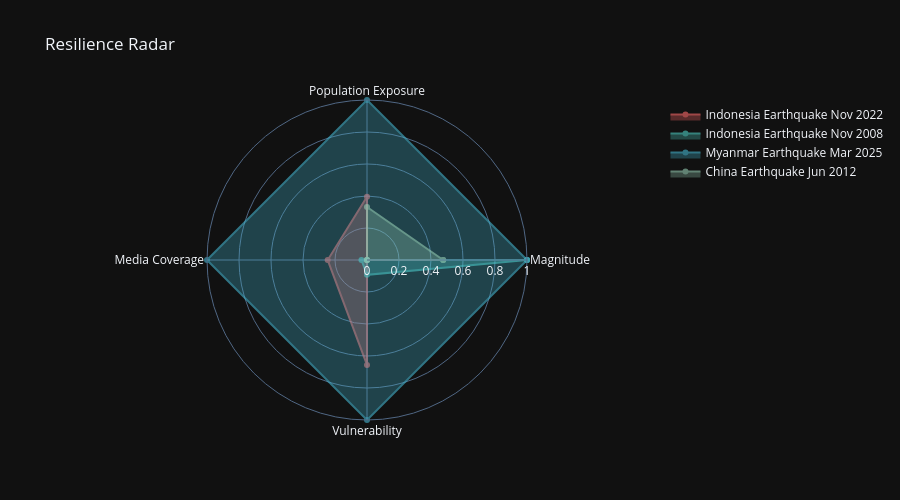

Write notebook code for a chart like this one.
### Markdown cell above
### Resilience Radar Chart

### Code cell
def normalize(val, min_v, max_v):
    if max_v == min_v: return 0.5
    return (val - min_v) / (max_v - min_v)

import math
categories = ['Magnitude', 'Population Exposure', 'Media Coverage', 'Vulnerability']

mags = [v['mag'] for v in vuln_data]
pops = [v['pop'] for v in vuln_data]
reports = [f['reports'] for f in fci_results]
dpms = [v['dpm'] for v in vuln_data]

fig = go.Figure()
event_colors = ['#FF6B6B', '#4ECDC4', '#45B7D1', '#96CEB4']

for i, event in enumerate(disasters):
    v = next(x for x in vuln_data if x['label']==event['label'])
    f = next(x for x in fci_results if x['label']==event['label'])
    vals = [
        normalize(v['mag'], min(mags), max(mags)),
        normalize(math.log1p(v['pop']), math.log1p(min(pops)), math.log1p(max(pops))),
        normalize(f['reports'], min(reports), max(reports)),
        normalize(math.log1p(v['dpm']), math.log1p(min(dpms)), math.log1p(max(dpms))),
    ]
    fig.add_trace(go.Scatterpolar(r=vals+[vals[0]], theta=categories+[categories[0]],
                                  fill='toself', name=event['label'],
                                  line_color=event_colors[i], opacity=0.6))

fig.update_layout(polar=dict(radialaxis=dict(visible=True, range=[0,1])),
                  title='Resilience Radar', template='plotly_dark', height=500)
fig.show()

### Figure 1 — Plotly figure (JSON) as saved in the notebook; plotly's stock layout.template omitted (floating-point values rounded to 4 significant figures)
{"data": [{"fill": "toself", "line": {"color": "#FF6B6B"}, "name": "Indonesia Earthquake Nov 2022", "opacity": 0.6, "r": [0, 0.3949, 0.2457, 0.6556, 0], "theta": ["Magnitude", "Population Exposure", "Media Coverage", "Vulnerability", "Magnitude"], "type": "scatterpolar"}, {"fill": "toself", "line": {"color": "#4ECDC4"}, "name": "Indonesia Earthquake Nov 2008", "opacity": 0.6, "r": [1, 0, 0.0346, 0.09256, 1], "theta": ["Magnitude", "Population Exposure", "Media Coverage", "Vulnerability", "Magnitude"], "type": "scatterpolar"}, {"fill": "toself", "line": {"color": "#45B7D1"}, "name": "Myanmar Earthquake Mar 2025", "opacity": 0.6, "r": [1, 1, 1, 1, 1], "theta": ["Magnitude", "Population Exposure", "Media Coverage", "Vulnerability", "Magnitude"], "type": "scatterpolar"}, {"fill": "toself", "line": {"color": "#96CEB4"}, "name": "China Earthquake Jun 2012", "opacity": 0.6, "r": [0.4762, 0.3315, 0, 0, 0.4762], "theta": ["Magnitude", "Population Exposure", "Media Coverage", "Vulnerability", "Magnitude"], "type": "scatterpolar"}], "layout": {"height": 500, "polar": {"radialaxis": {"range": [0, 1], "visible": true}}, "title": {"text": "Resilience Radar"}}}
